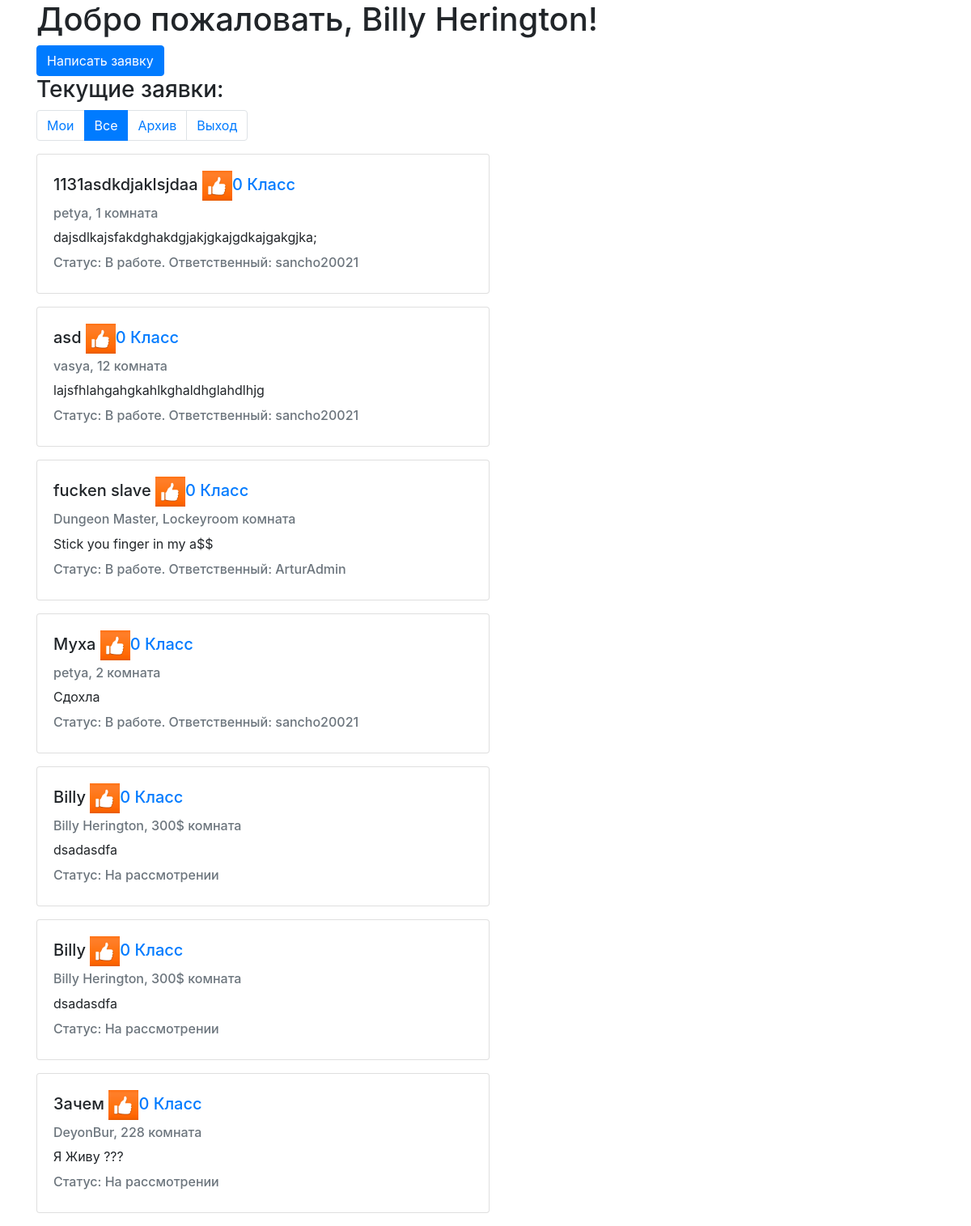
Page /all (signed in) on the earlier database version.
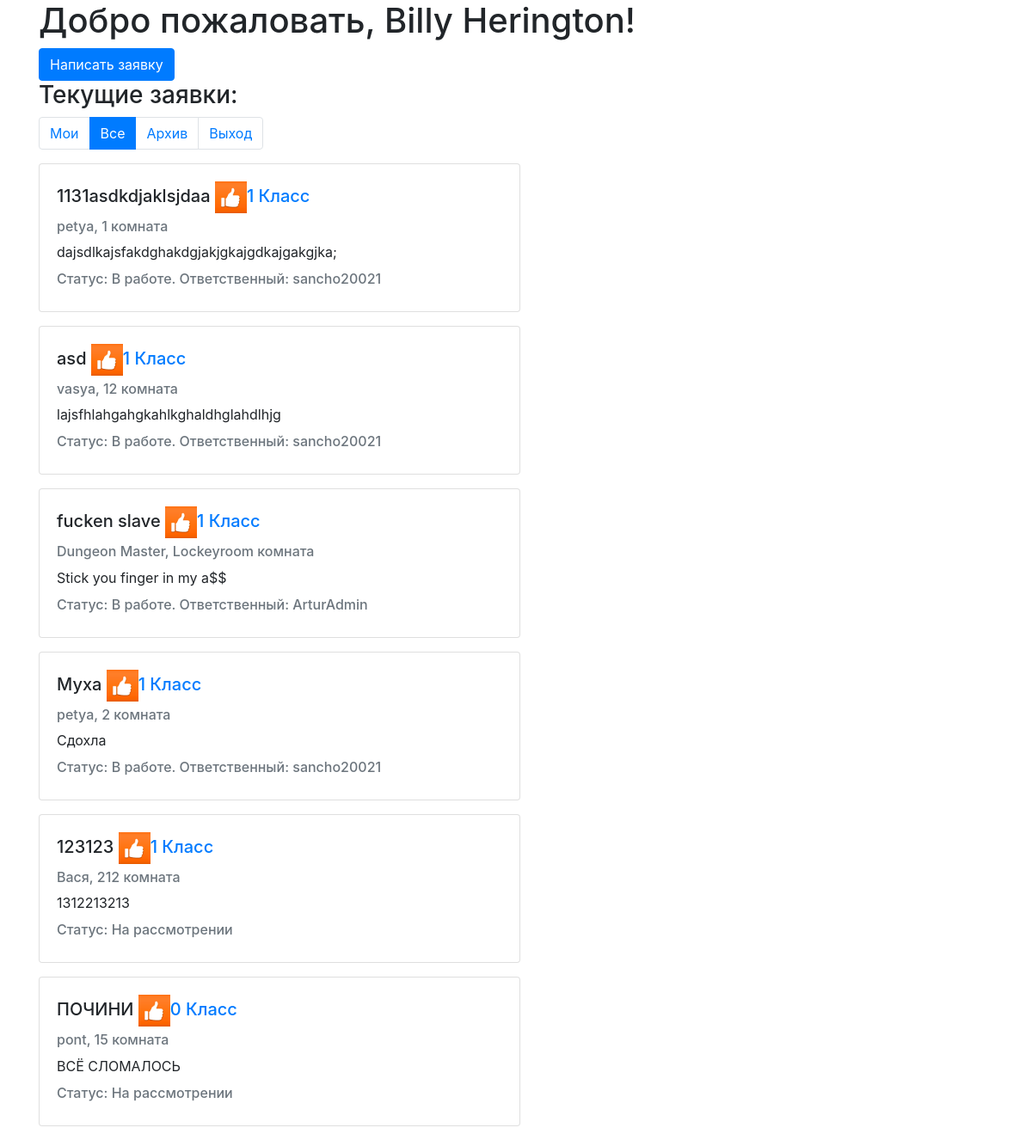
Same page on the later database version.
### app/models.py (models this page shows)
class Claim(models.Model):
    text = models.TextField()
    name = models.CharField(max_length=255)
    house = models.CharField(max_length=255)
    user = models.ForeignKey(User, on_delete=models.CASCADE)
    status = models.CharField(max_length=255)
    moder = models.ForeignKey(User, on_delete=models.CASCADE, related_name='moders', default=None, blank=True,
                              null=True)
    likes = models.ManyToManyField(User, related_name='likes')
    def countLikes(self):
        return self.likes.count()

### app/views.py (the view)
# urls.py: path('all', indexAll),
def indexAll(request):
    return indexRender(request, 'all')

### app/views.py (called while the page is built)
@register.filter(name='lookup')
def lookup(value, arg):
    return value[arg]

### app/templates/index.html (shortened to what this page needs)
<!DOCTYPE html>
<html lang="en">
<head>
    <link href="/open-iconic/font/css/open-iconic-bootstrap.css" rel="stylesheet">
    <link rel="stylesheet" href="https://maxcdn.bootstrapcdn.com/bootstrap/4.0.0/css/bootstrap.min.css"
>
</head>
<body>
<div class="container">
    <h1>Добро пожаловать, {{username}}!</h1>
    <form method="POST">
        <input type="submit" value="Написать заявку" class="btn btn-primary">
    </form>
    <h3>
        Текущие заявки:
    </h3>
    <nav aria-label="...">
        <ul class="pagination">
            <li class="page-item {% if status == 'my' %} active {%endif%}"><a class="page-link" href="/">Мои</a></li>
            <li class="page-item {% if status == 'all' %} active {%endif%}"><a class="page-link" href="/all">Все</a>
            </li>
            <li class="page-item {% if status == 'archive' %} active {%endif%}"><a class="page-link" href="/archive">Архив</a>
            </li>
            <li class="page-item">
                <a class="page-link" href="/logout">Выход</a>
            </li>
        </ul>
    </nav>
    {% for claim in claims %}
    <div class="card" style="width: 35rem;">
        <div class="card-body">
            {% load static %}
            <h5 class="card-title">{{claim.name}} <a href="/addLike/{{claim.id}}/{{status}}"><img
                    src="{% static 'app/oklike.jpg' %}" alt="Класс" width="37px">{{claim.countLikes}} Класс</a></h5>
            <h6 class="card-subtitle mb-2 text-muted">{{claim.user.username}}, {{claim.house}} комната</h6>
            <p class="card-text">{{claim.text}}</p>
            {% if claim.status != 'new' %}
            <h6 class="card-subtitle mb-2 text-muted">Статус: {{ statusRus|lookup:claim.status }}. Ответственный:
                {{claim.moder}}</h6>
            {%endif%}
            {% if claim.status == 'new' %}
            <h6 class="card-subtitle mb-2 text-muted">Статус: {{ statusRus|lookup:claim.status }}</h6>
            {%endif%}
        </div>
    </div>
    {% endfor %}
</div>
</body>
</html>

Differences in the rows shown:
no longer on this page (row edited): Claim: name "Billy", countLikes "0", user.username "Billy Herington", house "300$", text "dsadasdfa", status "На рассмотрении"
no longer on this page (row edited): Claim: name "Billy", countLikes "0", user.username "Billy Herington", house "300$", text "dsadasdfa", status "На рассмотрении"
no longer on this page (row edited): Claim: name "Зачем", countLikes "0", user.username "DeyonBur", house "228", text "Я Живу ???", status "На рассмотрении"
computed for Claim "1131asdkdjaklsjdaa": countLikes "0" → "1"
computed for Claim "asd": countLikes "0" → "1"
computed for Claim "fucken slave": countLikes "0" → "1"
computed for Claim "Муха": countLikes "0" → "1"
now on this page (row edited): Claim: name "123123", countLikes "1", user.username "Вася", house "212", text "1312213213", status "На рассмотрении"
added Claim: name "ПОЧИНИ", countLikes "0", user.username "pont", house "15", text "ВСЁ СЛОМАЛОСЬ", status "На рассмотрении"
